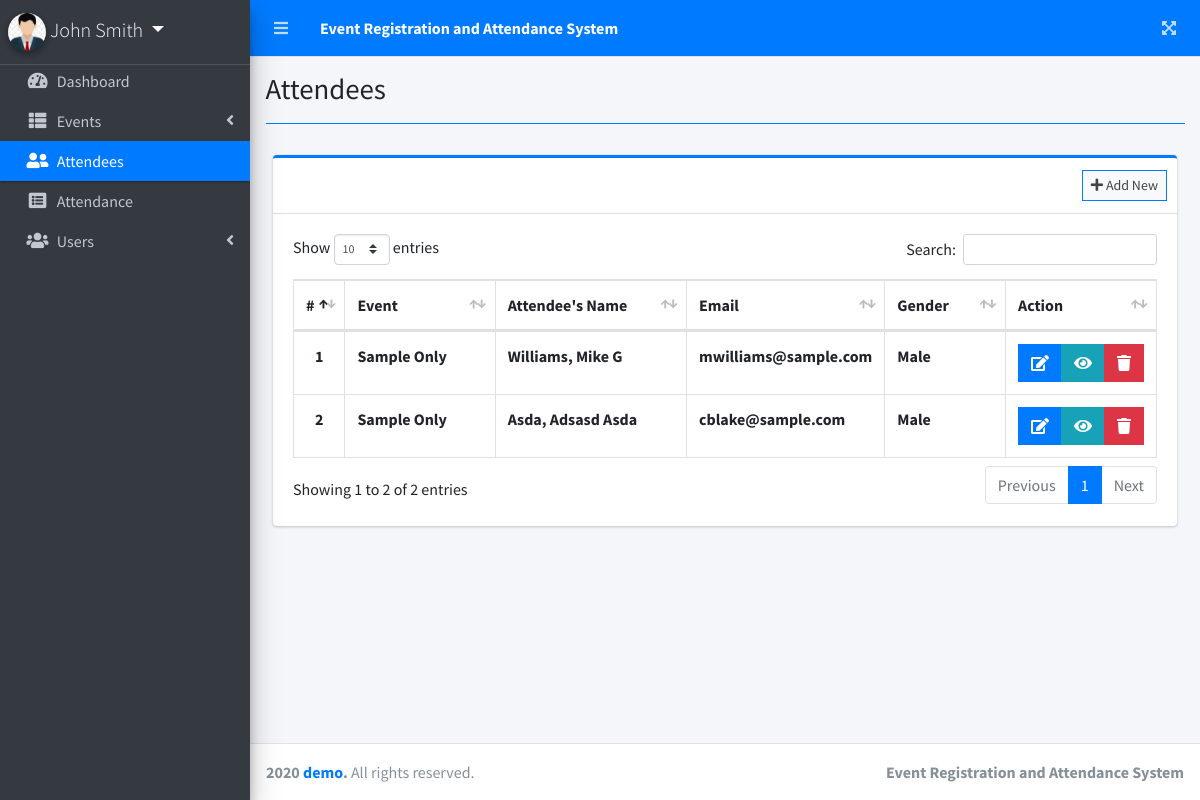
The page /admin/index.php?page=attendees (signed in) on the database its author committed.
### tables this page shows
CREATE TABLE `attendees` (
  `id` int(30) NOT NULL,
  `event_id` int(30) NOT NULL,
  `firstname` varchar(200) NOT NULL,
  `lastname` varchar(200) NOT NULL,
  `middlename` varchar(200) NOT NULL,
  `contact` varchar(200) NOT NULL,
  `gender` varchar(100) NOT NULL,
  `email` varchar(200) NOT NULL,
  `address` text NOT NULL,
  `status` tinyint(1) NOT NULL COMMENT '0=Awaiting/Absent=1=Present',
  `date_created` int(11) NOT NULL DEFAULT(current_timestamp)
);

CREATE TABLE `events` (
  `id` int(30) NOT NULL,
  `event_datetime` datetime NOT NULL,
  `event` varchar(200) NOT NULL,
  `description` text NOT NULL,
  `venue` text NOT NULL,
  `status` tinyint(1) NOT NULL DEFAULT 0 COMMENT '0 Pending, 1=Open,2=Done',
  `date_created` datetime NOT NULL DEFAULT current_timestamp()
);

### admin/attendees.php (the view, shortened to what this page needs)
<?php include'db_connect.php' ?>
<div class="col-lg-12">
	<div class="card card-outline card-primary">
		<div class="card-header">
			<div class="card-tools">
				<a class="btn btn-block btn-sm btn-default btn-flat border-primary" href="./index.php?page=new_attendee"><i class="fa fa-plus"></i> Add New</a>
			</div>
		</div>
		<div class="card-body">
			<table class="table tabe-hover table-bordered" id="list">
				<colgroup>
					<col width="5%">
					<col width="20%">
					<col width="25%">
					<col width="20%">
					<col width="15%">
					<col width="15%">
				</colgroup>
				<thead>
					<tr>
						<th class="text-center">#</th>
						<th>Event</th>
						<th>Attendee's Name</th>
						<th>Email</th>
						<th>Gender</th>
						<th>Action</th>
					</tr>
				</thead>
				<tbody>
					<?php
					$i = 1;
					$qry = $conn->query("SELECT a.*,concat(a.lastname,', ',a.firstname,' ',a.middlename) as name,e.event FROM attendees a inner join events e on e.id = a.event_id order by unix_timestamp(e.date_created) desc ");
					while($row= $qry->fetch_assoc()):
					?>
					<tr>
						<th class="text-center"><?php echo $i++ ?></th>
						<td><b><?php echo ucwords($row['event']) ?></b></td>
						<td><b><?php echo ucwords($row['name']) ?></b></td>
						<td><b><?php echo $row['email'] ?></b></td>
						<td><b><?php echo ucwords($row['gender']) ?></b></td>
						<td class="text-center">
		                    <div class="btn-group">
		                        <a href="./index.php?page=edit_attendee&id=<?php echo $row['id'] ?>" class="btn btn-primary btn-flat">
		                          <i class="fas fa-edit"></i>
		                        </a>
		                         <button href="button" class="btn btn-info btn-flat view_attendee" data-id="<?php echo $row['id'] ?>">
		                          <i class="fas fa-eye"></i>
		                        </button>
		                        <button type="button" class="btn btn-danger btn-flat delete_attendee" data-id="<?php echo $row['id'] ?>">
		                          <i class="fas fa-trash"></i>
		                        </button>
	                      </div>
						</td>
					</tr>
				<?php endwhile; ?>
				</tbody>
			</table>
		</div>
	</div>
</div>

### rows shown on the page
attendees: event.event "Sample Only", name "Williams, Mike G", email "mwilliams@sample.com", gender "Male"
attendees: event.event "Sample Only", name "Asda, Adsasd Asda", email "cblake@sample.com", gender "Male"

### other values the page prints
$_SESSION['login_firstname'].' '.$_SESSION['login_lastname'] "John Smith"
$title "Attendees"
